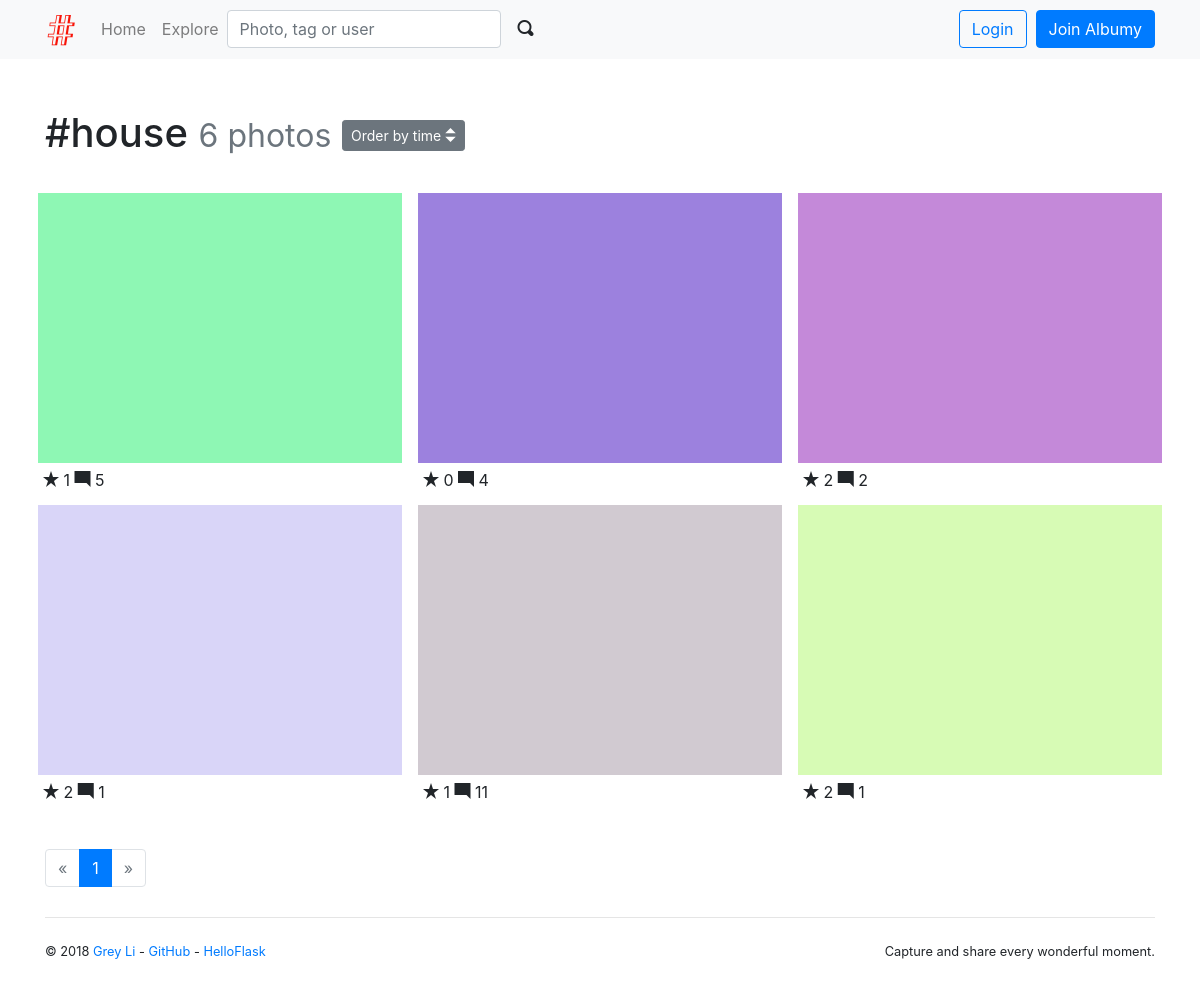
The page /tag/1 on the database its author committed.
### albumy/models.py (models this page shows)
@whooshee.register_model('name')
class Tag(db.Model):
    id = db.Column(db.Integer, primary_key=True)
    name = db.Column(db.String(64), index=True, unique=True)
    photos = db.relationship('Photo', secondary=tagging, back_populates='tags')

@whooshee.register_model('description')
class Photo(db.Model):
    id = db.Column(db.Integer, primary_key=True)
    description = db.Column(db.String(500))
    filename = db.Column(db.String(64))
    filename_s = db.Column(db.String(64))
    filename_m = db.Column(db.String(64))
    timestamp = db.Column(db.DateTime, default=datetime.utcnow, index=True)
    can_comment = db.Column(db.Boolean, default=True)
    flag = db.Column(db.Integer, default=0)
    author_id = db.Column(db.Integer, db.ForeignKey('user.id'))
    author = db.relationship('User', back_populates='photos')
    comments = db.relationship('Comment', back_populates='photo', cascade='all')
    collectors = db.relationship('Collect', back_populates='collected', cascade='all')
    tags = db.relationship('Tag', secondary=tagging, back_populates='photos')

### albumy/blueprints/main.py (the view)
@main_bp.route('/tag/<int:tag_id>', defaults={'order': 'by_time'})
@main_bp.route('/tag/<int:tag_id>/<order>')
def show_tag(tag_id, order):
    tag = Tag.query.get_or_404(tag_id)
    page = request.args.get('page', 1, type=int)
    per_page = current_app.config['ALBUMY_PHOTO_PER_PAGE']
    order_rule = 'time'
    pagination = Photo.query.with_parent(tag).order_by(Photo.timestamp.desc()).paginate(page, per_page)
    photos = pagination.items
    if order == 'by_collects':
        photos.sort(key=lambda x: len(x.collectors), reverse=True)
        order_rule = 'collects'
    return render_template('main/tag.html', tag=tag, pagination=pagination, photos=photos, order_rule=order_rule)

### albumy/__init__.py (called while the page is built)
def register_template_context(app):
    @app.context_processor
    def make_template_context():
        if current_user.is_authenticated:
            notification_count = Notification.query.with_parent(current_user).filter_by(is_read=False).count()
        else:
            notification_count = None
        return dict(notification_count=notification_count)

### albumy/extensions.py (called while the page is built)
    def can(self, permission_name):
        return False

### albumy/templates/main/tag.html (shortened to what this page needs)
{% extends 'base.html' %}
{% from 'bootstrap/pagination.html' import render_pagination %}
{% from 'bootstrap/form.html' import render_form %}
{% from 'macros.html' import photo_card with context %}
{% block content %}
    <div class="page-header">
        <h1>#{{ tag.name }}
            <small class="text-muted">{{ tag.photos|length }} photos</small>
            <span class="dropdown">
            <button class="btn btn-secondary btn-sm" type="button" id="dropdownMenuButton" data-toggle="dropdown"
                    aria-haspopup="true" aria-expanded="false">
                Order by {{ order_rule }} <span class="oi oi-elevator"></span>
            </button>
        </span>
        </h1>
    </div>
    <div class="row">
        {% for photo in photos %}
            {{ photo_card(photo) }}
        {% endfor %}
    </div>
    <div class="page-footer">
        {{ render_pagination(pagination, align='center') }}
    </div>
{% endblock %}

### albumy/templates/base.html (shortened to what this page needs)
{% from 'bootstrap/nav.html' import render_nav_item %}
<!DOCTYPE html>
<html lang="en">
<head>
    {% block head %}
        {% block styles %}
            <link rel="stylesheet" href="{{ url_for('static', filename='css/bootstrap.min.css') }}">
            <link rel="stylesheet" href="{{ url_for('static', filename='open-iconic/font/css/open-iconic-bootstrap.css') }}">
            <link rel="stylesheet" href="{{ url_for('static', filename='css/style.css') }}">
        {% endblock styles %}
    {% endblock head %}
</head>
<body>
{% block navbar %}
    <nav class="navbar navbar-expand-lg navbar-light bg-light">
        <div class="container">
            <a class="navbar-brand" href="{{ url_for('main.index') }}">
                <img src="{{ url_for('static', filename='favicon.ico') }}" alt="Albumy">
            </a>
            <div class="collapse navbar-collapse" id="navbarColor01">
                <div class="navbar-nav mr-auto">
                    {{ render_nav_item('main.index', 'Home') }}
                    {{ render_nav_item('main.explore', 'Explore') }}
                    <form class="form-inline my-2 my-lg-0" action="{{ url_for('main.search') }}">
                        <input type="text" name="q" class="form-control mr-sm-1" placeholder="Photo, tag or user"
                               required>
                        <button class="btn btn-light my-2 my-sm-0" type="submit">
                            <span class="oi oi-magnifying-glass"></span>
                        </button>
                    </form>
                </div>
                <div class="navbar-nav ml-auto">
                {% if current_user.is_authenticated %}
                    <a class="nav-item nav-link" href="{{ url_for('main.show_notifications', filter='unread') }}">
                        <span class="oi oi-bell"></span>
                        <span id="notification-badge"
                              class="{% if notification_count == 0 %}hide{% endif %} badge badge-danger badge-notification"
                              data-href="{{ url_for('ajax.notifications_count') }}">{{ notification_count }}</span>
                    </a>
                    <a class="nav-item nav-link" href="{{ url_for('main.upload') }}" title="Upload">
                        <span class="oi oi-cloud-upload"></span>&nbsp;&nbsp;
                    </a>
                    <div class="dropdown nav-item">
                        <a href="#" class="nav-link dropdown-toggle" data-toggle="dropdown" role="button"
                           aria-expanded="false">
                            <img class="avatar-xs"
                                 src="{{ url_for('main.get_avatar', filename=current_user.avatar_s) }}">
                            <span class="caret"></span>
                        </a>
                        <div class="dropdown-menu dropdown-menu-right" role="menu">
                            <h6 class="dropdown-header">Logged in as {{ current_user.username }}</h6>
                            <a class="dropdown-item" href="{{ url_for('user.index', username=current_user.username) }}">
                                <span class="oi oi-person"></span> My Home
                            </a>
                            <div class="dropdown-divider"></div>
                            <a class="dropdown-item" href="{{ url_for('user.edit_profile') }}">
                                <span class="oi oi-cog"></span> Settings
                            </a>
                            {% if current_user.can('MODERATE') %}
                                <a class="dropdown-item" href="{{ url_for('admin.index') }}">
                                    <span class="oi oi-dashboard"></span> Dashboard
                                </a>
                            {% endif %}
                            <a class="dropdown-item" href="{{ url_for('auth.logout') }}">
                                <span class="oi oi-power-standby"></span> Logout
                            </a>
                        </div>
                    </div>
                {% else %}
                    <a class="btn btn-outline-primary" href="{{ url_for('auth.login') }}">Login</a>&nbsp;&nbsp;
                    <a class="btn btn-primary" href="{{ url_for('auth.register') }}">Join Albumy</a>
                {% endif %}
                </div>
            </div>
        </div>
    </nav>
{% endblock %}
<main>
    <div class="container">
        {% block content %}{% endblock %}
        {% block footer %}
            <footer>
                <p class="float-left">
                    <small>&copy; 2018
                        <a href="http://greyli.com" title="Written by Grey Li">Grey Li</a> -
                        <a href="https://github.com/greyli/albumy" title="Fork me on GitHub">GitHub</a> -
                        <a href="http://helloflask.com" title="A HelloFlask project">HelloFlask</a>
                    </small>
                </p>
                <p class="float-right">
                    <small>Capture and share every wonderful moment.</small>
                </p>
            </footer>
        {% endblock %}
    </div>
</main>
</body>
</html>

### albumy/templates/macros.html (shortened to what this page needs)
{% macro photo_card(photo) %}
    <div class="photo-card card">
        <a class="card-thumbnail" href="{{ url_for('main.show_photo', photo_id=photo.id) }}">
            <img class="card-img-top portrait" src="{{ url_for('main.get_image', filename=photo.filename_s) }}">
        </a>
        <div class="card-body">
            <span class="oi oi-star"></span> {{ photo.collectors|length }}
            <span class="oi oi-comment-square"></span> {{ photo.comments|length }}
        </div>
    </div>
{% endmacro %}

### albumy/static/css/style.css (style rules this page uses)
.page-header { padding-top: 20px; padding-bottom: 20px; }
.page-footer { padding-top: 40px; }
nav { margin-bottom: 30px; }
footer { margin: 30px 0; padding: 20px 0; border-top: 1px solid #e5e5e5; }
.photo-card { float: left; width: 33.333%; padding: 0.5rem 0.5rem 0 0.5rem; border: 0; }
.photo-card .card-body { padding: 5px; }
.card-thumbnail { position: relative; width: auto; height: 20em; overflow: hidden; }
.card-thumbnail img { position: absolute; left: 50%; top: 50%; height: 100%; width: auto; -webkit-transform: translate(-50%, -50%); -ms-transform: translate(-50%, -50%); transform: translate(-50%, -50%); }
.card-thumbnail img.portrait { width: 100%; height: auto; }
@media (max-width: 1280px) { .card-thumbnail { height: 270px; } }

### rows shown on the page
Tag: name "house"
Photo: filename_s (picture), collectors|length "1", comments|length "5"
Photo: filename_s (picture), collectors|length "0", comments|length "4"
Photo: filename_s (picture), collectors|length "2", comments|length "2"
Photo: filename_s (picture), collectors|length "2", comments|length "1"
Photo: filename_s (picture), collectors|length "1", comments|length "11"
Photo: filename_s (picture), collectors|length "2", comments|length "1"

### other values the page prints
{{ render_nav_item('main.index', 'Home') }} "Home"
{{ render_nav_item('main.explore', 'Explore') }} "Explore"
{{ tag.photos|length }} "6"
{{ order_rule }} "time"
{{ render_pagination(pagination, align='center') }} "« 1 »"
